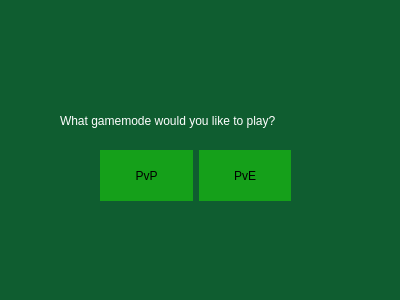
<?xml version="1.0" encoding="UTF-8"?>
<ui version="4.0">
 <class>EnemyChoice</class>
 <widget class="QDialog" name="EnemyChoice">
  <property name="geometry">
   <rect>
    <x>0</x>
    <y>0</y>
    <width>400</width>
    <height>300</height>
   </rect>
  </property>
  <property name="windowTitle">
   <string>Dialog</string>
  </property>
  <property name="styleSheet">
   <string notr="true">background-color: rgb(15, 93, 48);</string>
  </property>
  <widget class="QLabel" name="label">
   <property name="geometry">
    <rect>
     <x>60</x>
     <y>110</y>
     <width>291</width>
     <height>22</height>
    </rect>
   </property>
   <property name="styleSheet">
    <string notr="true">background-color: rgba(255, 255, 255, 0);
color: rgb(255, 255, 255);
border: none;</string>
   </property>
   <property name="text">
    <string>What gamemode would you like to play?</string>
   </property>
  </widget>
  <widget class="QWidget" name="layoutWidget">
   <property name="geometry">
    <rect>
     <x>100</x>
     <y>150</y>
     <width>191</width>
     <height>51</height>
    </rect>
   </property>
   <layout class="QHBoxLayout" name="horizontalLayout">
    <item>
     <widget class="QPushButton" name="PvpButton">
      <property name="sizePolicy">
       <sizepolicy hsizetype="Minimum" vsizetype="Preferred">
        <horstretch>0</horstretch>
        <verstretch>0</verstretch>
       </sizepolicy>
      </property>
      <property name="styleSheet">
       <string notr="true">background-color: rgb(21, 160, 26);
border: none</string>
      </property>
      <property name="text">
       <string>PvP</string>
      </property>
     </widget>
    </item>
    <item>
     <widget class="QPushButton" name="PveButton">
      <property name="sizePolicy">
       <sizepolicy hsizetype="Minimum" vsizetype="Preferred">
        <horstretch>0</horstretch>
        <verstretch>0</verstretch>
       </sizepolicy>
      </property>
      <property name="styleSheet">
       <string notr="true">background-color: rgb(21, 160, 26);
border: none</string>
      </property>
      <property name="text">
       <string>PvE</string>
      </property>
     </widget>
    </item>
   </layout>
  </widget>
 </widget>
 <resources/>
 <connections/>
</ui>
